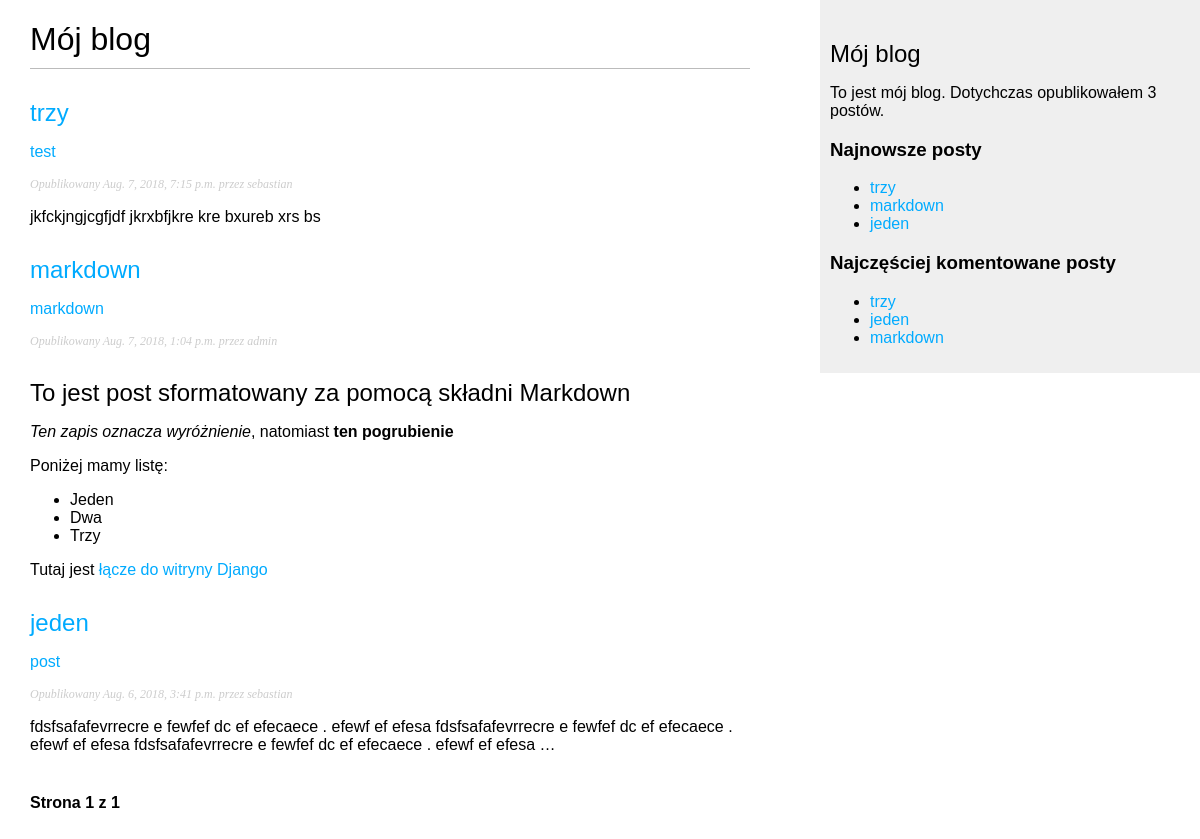
Screenshot of /blog/ with the database file from the repository.
### blog/models.py (models this page shows, shortened)
class Post(models.Model):
    STATUS_CHOICES = (('draft', 'Roboczy'), ('published', 'Opublikowany'))
    title = models.CharField(max_length=250)
    slug = models.SlugField(max_length=250, unique_for_date='publish')
    author = models.ForeignKey(User, related_name='blog_posts', on_delete=models.CASCADE)
    body = models.TextField()
    publish = models.DateTimeField(default=timezone.now)
    created = models.DateTimeField(auto_now_add=True)
    updated = models.DateTimeField(auto_now=True)
    status = models.CharField(max_length=10, choices=STATUS_CHOICES, default='draft')
    objects = models.Manager()
    published = PublishedManager()
    tags = TaggableManager()
    class Meta:
        ordering = ('-publish',)
    def get_absolute_url(self):
        return reverse('blog:post_detail', args=[self.publish.year,
                                                 self.publish.strftime('%m'),
                                                 self.publish.strftime('%d'),
                                                 self.slug])

### blog/views.py (the view)
# urls.py: url(r'^tag/(?P<tag_slug>[-\w]+)/$', views.post_list, name='post_list_by_tag'),
def post_list(request, tag_slug=None):
    object_list = Post.published.all()
    tag = None
    if tag_slug:
        tag = get_object_or_404(Tag, slug=tag_slug)
        object_list = object_list.filter(tags__in=[tag])
    paginator = Paginator(object_list, 3)
    page = request.GET.get('page')
    try:
        posts = paginator.page(page)
    except PageNotAnInteger:
        posts = paginator.page(1)
    except EmptyPage:
        posts = paginator.page(paginator.num_pages)
    return render(request, 'blog/post/list.html', {'page': page,
                                                   'posts': posts,
                                                   'tag': tag})

### blog/models.py (called while the page is built)
    def get_queryset(self):
        return super(PublishedManager, self).get_queryset().filter(status='published')

### blog/templatetags/blog_tags.py (called while the page is built)
@register.simple_tag
def total_posts():
    return Post.published.count()

@register.inclusion_tag('blog/post/latest_posts.html')
def show_latest_posts(count=5):
    latest_posts = Post.published.order_by('-publish')[:count]
    return {'latest_posts': latest_posts}

@register.simple_tag
def get_most_commented_posts(count=5):
    return Post.published.annotate(total_comments=Count('comments')).order_by('-total_comments')[:count]

@register.filter(name='markdown')
def markdown_format(text):
    return mark_safe(markdown.markdown(text))

### blog/templates/blog/post/list.html (shortened to what this page needs)
{% extends "blog/base.html" %}
{% load blog_tags %}
{% block content %}
    <h1> Mój blog</h1>
    {% for post in posts %}
        <h2><a href="{{ post.get_absolute_url }}">{{ post.title }}</a></h2>
        <p class="tags">
            {% for tag in post.tags.all %}
                <a href="{% url "blog:post_list_by_tag" tag.slug %}">
                    {{ tag.name }}
                </a>
            {% endfor %}
        </p>
        <p class="date">Opublikowany {{ post.publish }} przez {{ post.author }}</p>
        {{ post.body|markdown|truncatewords_html:30 }}
    {% endfor %}
    {% include "pagination.html" with page=posts %}
{% endblock %}

### blog/templates/blog/base.html (shortened to what this page needs)
{% load staticfiles blog_tags %}
<!DOCTYPE html>
<html lang="en">
<head>
    <link href="{% static 'css/blog.css' %}" rel="stylesheet">
</head>
<body>
    <div id="content">
        {% block content %}
        {% endblock %}
    </div>
    <div id="sidebar">
        <h2>Mój blog</h2>
        <p>To jest mój blog. Dotychczas opublikowałem {% total_posts %} postów.</p>
        <h3>Najnowsze posty</h3>
        {% show_latest_posts 3 %}
        <h3>Najczęściej komentowane posty</h3>
        {% get_most_commented_posts as most_commented_posts %}
        <ul>
            {% for post in most_commented_posts %}
                <li>
                    <a href="{{ post.get_absolute_url }}">{{ post.title }}</a>
                </li>
            {% endfor %}
        </ul>
    </div>
</body>
</html>

### blog/templates/blog/post/latest_posts.html
<ul>
    {% for post in latest_posts %}
        <li>
            <a href="{{ post.get_absolute_url }}">{{ post.title }}</a>
        </li>
    {% endfor %}
</ul>

### blog/static/css/blog.css (style rules this page uses)
body { margin:0; padding:0; font-family:helvetica, sans-serif; }
a { color:#00abff; text-decoration:none; }
h1 { font-weight:normal; border-bottom:1px solid #bbb; padding:0 0 10px 0; }
h2 { font-weight:normal; margin:30px 0 0; }
#content { float:left; width:60%; padding:0 0 0 30px; }
#sidebar { float:right; width:30%; padding:10px; background:#efefef; height:100%; }
p.date { color:#ccc; font-family: georgia, serif; font-size: 12px; font-style: italic; }

### rows the page displays
Post: title "trzy", publish "Aug. 7, 2018, 7:15 p.m.", author "sebastian", body "jkfckjngjcgfjdf jkrxbfjkre kre bxureb xrs bs"
Tag: name "test"
Post: title "markdown", publish "Aug. 7, 2018, 1:04 p.m.", author "admin", body "To jest post sformatowany za pomocą składni Markdown Ten zapis oznacza wyróżnienie , natomiast ten pogrubienie Poniżej mamy listę: Jeden Dwa Trzy Tutaj jest łącze do witryny Django"
Tag: name "markdown"
Post: title "jeden", publish "Aug. 6, 2018, 3:41 p.m.", author "sebastian", body "fdsfsafafevrrecre e fewfef dc ef efecaece . efewf ef efesa fdsfsafafevrrecre e fewfef dc ef efecaece . efewf ef efesa fdsfsafafevrrecre e fewfef dc ef efecaece . efewf ef efesa …"
Tag: name "post"

### other values shown
{{ page.number }} "1"
{{ page.paginator.num_pages }} "1"
